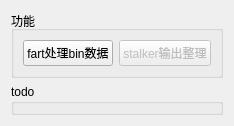
                        <widget class="QWidget" name="tab_7">
                            <attribute name="title">
                                <string>辅助功能</string>
                            </attribute>
                            <layout class="QGridLayout" name="gridLayout_19">
                                <item row="0" column="0">
                                    <widget class="QGroupBox" name="groupBox_9">
                                        <property name="title">
                                            <string>功能</string>
                                        </property>
                                        <layout class="QGridLayout" name="gridLayout_15">
                                            <item row="0" column="0">
                                                <widget class="QPushButton" name="btnFartOpBin">
                                                    <property name="maximumSize">
                                                        <size>
                                                            <width>150</width>
                                                            <height>60</height>
                                                        </size>
                                                    </property>
                                                    <property name="text">
                                                        <string>fart处理bin数据</string>
                                                    </property>
                                                </widget>
                                            </item>
                                            <item row="0" column="1">
                                                <widget class="QPushButton" name="btnOpStalkerLog">
                                                    <property name="enabled">
                                                        <bool>false</bool>
                                                    </property>
                                                    <property name="maximumSize">
                                                        <size>
                                                            <width>150</width>
                                                            <height>60</height>
                                                        </size>
                                                    </property>
                                                    <property name="text">
                                                        <string>stalker输出整理</string>
                                                    </property>
                                                </widget>
                                            </item>
                                        </layout>
                                    </widget>
                                </item>
                                <item row="1" column="0">
                                    <widget class="QGroupBox" name="groupBox_10">
                                        <property name="title">
                                            <string>todo</string>
                                        </property>
                                    </widget>
                                </item>
                            </layout>
                        </widget>
